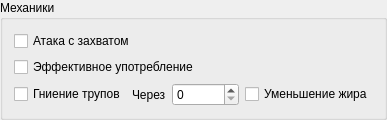
      <widget class="QGroupBox" name="groupBox_9">
       <property name="title">
        <string>Механики</string>
       </property>
       <layout class="QGridLayout" name="gridLayout_9">
        <item row="1" column="0">
         <widget class="QCheckBox" name="effectiveEatBox">
          <property name="toolTip">
           <string>&lt;html&gt;&lt;head/&gt;&lt;body&gt;&lt;p&gt;Если включено: бот не может израсходовать ресурсов больше чем ему необходимо для получения максимальной энергии.&lt;br/&gt;Если выключено: бот расходует все ресурсы в ноль, при этом энергия не превышает максимум. &lt;/p&gt;&lt;/body&gt;&lt;/html&gt;</string>
          </property>
          <property name="text">
           <string>Эффективное употребление</string>
          </property>
         </widget>
        </item>
        <item row="0" column="0">
         <widget class="QCheckBox" name="captureAttackBox">
          <property name="toolTip">
           <string>&lt;html&gt;&lt;head/&gt;&lt;body&gt;&lt;p&gt;Если включено: бот совершает шаг на клетку жертвы если убил ее и захватывает все ресурсы в этот ход.(нет трупа - нет преступления)&lt;br/&gt;Если выключено: после заврешения атаки бот может оставить труп жертвы.&lt;/p&gt;&lt;/body&gt;&lt;/html&gt;</string>
          </property>
          <property name="text">
           <string>Атака с захватом</string>
          </property>
         </widget>
        </item>
        <item row="2" column="0">
         <layout class="QHBoxLayout" name="horizontalLayout_35">
          <item>
           <widget class="QCheckBox" name="rottingDeadBox">
            <property name="toolTip">
             <string>&lt;html&gt;&lt;head/&gt;&lt;body&gt;&lt;p&gt;Если включено: трупы превращаются в пустое пространство после заданого числа ходов.&lt;/p&gt;&lt;/body&gt;&lt;/html&gt;</string>
            </property>
            <property name="text">
             <string>Гниение трупов</string>
            </property>
           </widget>
          </item>
          <item>
           <widget class="QLabel" name="label_29">
            <property name="text">
             <string>Через</string>
            </property>
           </widget>
          </item>
          <item>
           <widget class="QSpinBox" name="rottingTurnsBox">
            <property name="enabled">
             <bool>true</bool>
            </property>
            <property name="wrapping">
             <bool>false</bool>
            </property>
            <property name="showGroupSeparator" stdset="0">
             <bool>false</bool>
            </property>
            <property name="maximum">
             <number>100000</number>
            </property>
           </widget>
          </item>
          <item>
           <widget class="QCheckBox" name="rottingTallowBox">
            <property name="toolTip">
             <string>&lt;html&gt;&lt;head/&gt;&lt;body&gt;&lt;p&gt;Пропорциональное уменьшение бонусного жира в гнилых трупах&lt;/p&gt;&lt;/body&gt;&lt;/html&gt;</string>
            </property>
            <property name="text">
             <string>Уменьшение жира</string>
            </property>
           </widget>
          </item>
         </layout>
        </item>
       </layout>
      </widget>
